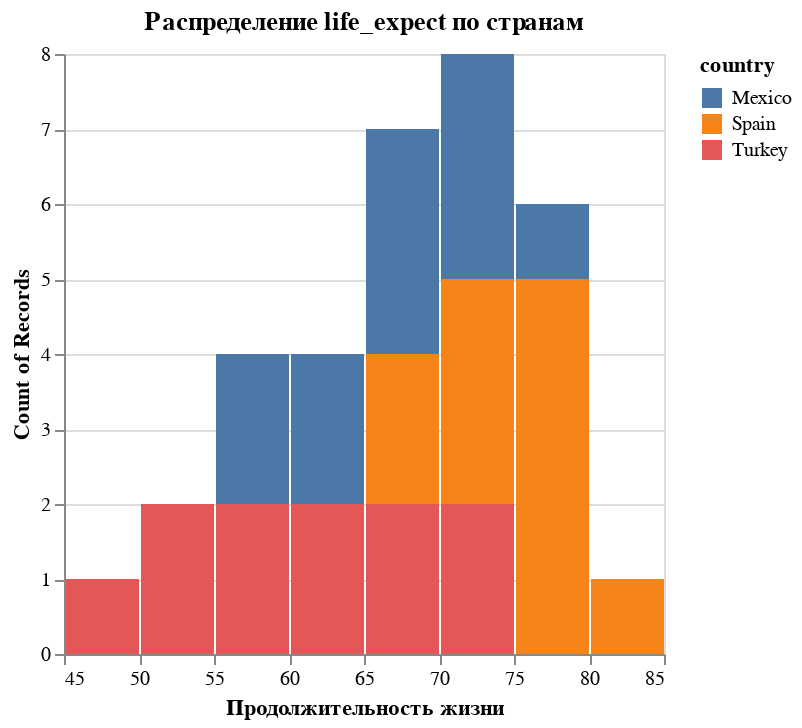

Source (notebook cell):
### Code cell
alt.Chart(data).mark_bar().encode(
    x=alt.X('life_expect:Q', bin=True, title='Продолжительность жизни'),
    y='count():Q', 
    color='country:N',
    tooltip=['country:N', 'lifeExp:Q', 'count():Q']
).properties(
    title='Распределение life_expect по странам'
)

### Figure 1 — Vega-Lite specification as saved in the notebook (floating-point values rounded to 4 significant figures)
{"config": {"view": {"continuousWidth": 300, "continuousHeight": 300}}, "data": {"name": "data-cc64a392a79658122b2d2b6f078d3026"}, "mark": {"type": "bar"}, "encoding": {"color": {"field": "country", "type": "nominal"}, "tooltip": [{"field": "country", "type": "nominal"}, {"field": "lifeExp", "type": "quantitative"}, {"aggregate": "count", "type": "quantitative"}], "x": {"bin": true, "field": "life_expect", "title": "Продолжительность жизни", "type": "quantitative"}, "y": {"aggregate": "count", "type": "quantitative"}}, "title": "Распределение life_expect по странам", "$schema": "https://vega.github.io/schema/vega-lite/v5.20.1.json", "datasets": {"data-cc64a392a79658122b2d2b6f078d3026": [{"year": 1955, "country": "Mexico", "cluster": 3, "pop": 32929914, "life_expect": 55.19, "fertility": 6.8}, {"year": 1960, "country": "Mexico", "cluster": 3, "pop": 38578505, "life_expect": 58.3, "fertility": 6.75}, {"year": 1965, "country": "Mexico", "cluster": 3, "pop": 45142399, "life_expect": 60.11, "fertility": 6.75}, {"year": 1970, "country": "Mexico", "cluster": 3, "pop": 52775158, "life_expect": 62.36, "fertility": 6.5}, {"year": 1975, "country": "Mexico", "cluster": 3, "pop": 60678045, "life_expect": 65.03, "fertility": 5.25}, {"year": 1980, "country": "Mexico", "cluster": 3, "pop": 68347479, "life_expect": 67.41, "fertility": 4.25}, {"year": 1985, "country": "Mexico", "cluster": 3, "pop": 76767225, "life_expect": 69.5, "fertility": 3.63}, {"year": 1990, "country": "Mexico", "cluster": 3, "pop": 84913652, "life_expect": 71.45, "fertility": 3.191}, {"year": 1995, "country": "Mexico", "cluster": 3, "pop": 92880353, "life_expect": 73.67, "fertility": 2.671}, {"year": 2000, "country": "Mexico", "cluster": 3, "pop": 99926620, "life_expect": 74.9, "fertility": 2.401}, {"year": 2005, "country": "Mexico", "cluster": 3, "pop": 106202903, "life_expect": 76.19, "fertility": 2.211}, {"year": 1955, "country": "Spain", "cluster": 1, "pop": 29318745, "life_expect": 66.66, "fertility": 2.75}, {"year": 1960, "country": "Spain", "cluster": 1, "pop": 30641187, "life_expect": 69.69, "fertility": 2.89}, {"year": 1965, "country": "Spain", "cluster": 1, "pop": 32084511, "life_expect": 71.44, "fertility": 2.92}, {"year": 1970, "country": "Spain", "cluster": 1, "pop": 33876479, "life_expect": 73.06, "fertility": 2.86}, {"year": 1975, "country": "Spain", "cluster": 1, "pop": 35563535, "life_expect": 74.39, "fertility": 2.57}, {"year": 1980, "country": "Spain", "cluster": 1, "pop": 37488360, "life_expect": 76.3, "fertility": 1.89}, {"year": 1985, "country": "Spain", "cluster": 1, "pop": 38534853, "life_expect": 76.9, "fertility": 1.48}, {"year": 1990, "country": "Spain", "cluster": 1, "pop": 39350769, "life_expect": 77.57, "fertility": 1.27}, {"year": 1995, "country": "Spain", "cluster": 1, "pop": 39749715, "life_expect": 78.77, "fertility": 1.182}, {"year": 2000, "country": "Spain", "cluster": 1, "pop": 40016081, "life_expect": 79.78, "fertility": 1.287}, {"year": 2005, "country": "Spain", "cluster": 1, "pop": 40341462, "life_expect": 80.94, "fertility": 1.409}, {"year": 1955, "country": "Turkey", "cluster": 1, "pop": 24144571, "life_expect": 48.08, "fertility": 6.6}, {"year": 1960, "country": "Turkey", "cluster": 1, "pop": 28217122, "life_expect": 52.1, "fertility": 6.19}, {"year": 1965, "country": "Turkey", "cluster": 1, "pop": 31950718, "life_expect": 54.34, "fertility": 5.7}, {"year": 1970, "country": "Turkey", "cluster": 1, "pop": 35758382, "life_expect": 57.01, "fertility": 5.3}, {"year": 1975, "country": "Turkey", "cluster": 1, "pop": 40529798, "life_expect": 59.51, "fertility": 4.715}, {"year": 1980, "country": "Turkey", "cluster": 1, "pop": 45120802, "life_expect": 61.04, "fertility": 4.15}, {"year": 1985, "country": "Turkey", "cluster": 1, "pop": 50669003, "life_expect": 63.11, "fertility": 3.276}, {"year": 1990, "country": "Turkey", "cluster": 1, "pop": 56084632, "life_expect": 66.15, "fertility": 2.904}, {"year": 1995, "country": "Turkey", "cluster": 1, "pop": 61188984, "life_expect": 68.83, "fertility": 2.574}, {"year": 2000, "country": "Turkey", "cluster": 1, "pop": 65666677, "life_expect": 70.84, "fertility": 2.23}, {"year": 2005, "country": "Turkey", "cluster": 1, "pop": 69660559, "life_expect": 71.78, "fertility": 2.143}]}}
